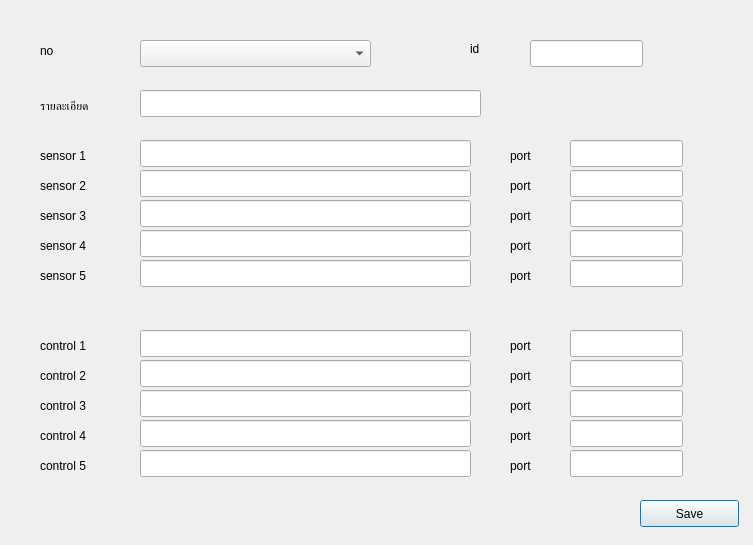
<?xml version="1.0" encoding="UTF-8"?>
<ui version="4.0">
 <class>frmnodeMCU</class>
 <widget class="QDialog" name="frmnodeMCU">
  <property name="geometry">
   <rect>
    <x>0</x>
    <y>0</y>
    <width>753</width>
    <height>545</height>
   </rect>
  </property>
  <property name="windowTitle">
   <string>Dialog</string>
  </property>
  <widget class="QPushButton" name="btnSave">
   <property name="geometry">
    <rect>
     <x>640</x>
     <y>500</y>
     <width>99</width>
     <height>27</height>
    </rect>
   </property>
   <property name="text">
    <string>Save</string>
   </property>
  </widget>
  <widget class="QLabel" name="label">
   <property name="geometry">
    <rect>
     <x>40</x>
     <y>90</y>
     <width>91</width>
     <height>31</height>
    </rect>
   </property>
   <property name="text">
    <string>รายละเอียด</string>
   </property>
  </widget>
  <widget class="QLineEdit" name="txtDesc">
   <property name="geometry">
    <rect>
     <x>140</x>
     <y>90</y>
     <width>341</width>
     <height>27</height>
    </rect>
   </property>
  </widget>
  <widget class="QComboBox" name="cbonodeMCU">
   <property name="geometry">
    <rect>
     <x>140</x>
     <y>40</y>
     <width>231</width>
     <height>27</height>
    </rect>
   </property>
  </widget>
  <widget class="QLabel" name="label_2">
   <property name="geometry">
    <rect>
     <x>40</x>
     <y>40</y>
     <width>67</width>
     <height>21</height>
    </rect>
   </property>
   <property name="text">
    <string>no</string>
   </property>
  </widget>
  <widget class="QLabel" name="label_3">
   <property name="geometry">
    <rect>
     <x>470</x>
     <y>40</y>
     <width>41</width>
     <height>17</height>
    </rect>
   </property>
   <property name="text">
    <string>id</string>
   </property>
  </widget>
  <widget class="QLineEdit" name="txtId">
   <property name="geometry">
    <rect>
     <x>530</x>
     <y>40</y>
     <width>113</width>
     <height>27</height>
    </rect>
   </property>
  </widget>
  <widget class="QLineEdit" name="txtSensor1">
   <property name="geometry">
    <rect>
     <x>140</x>
     <y>140</y>
     <width>331</width>
     <height>27</height>
    </rect>
   </property>
  </widget>
  <widget class="QLabel" name="label_4">
   <property name="geometry">
    <rect>
     <x>40</x>
     <y>140</y>
     <width>91</width>
     <height>31</height>
    </rect>
   </property>
   <property name="text">
    <string>sensor 1</string>
   </property>
  </widget>
  <widget class="QLabel" name="label_5">
   <property name="geometry">
    <rect>
     <x>510</x>
     <y>140</y>
     <width>41</width>
     <height>31</height>
    </rect>
   </property>
   <property name="text">
    <string>port</string>
   </property>
  </widget>
  <widget class="QLineEdit" name="txtSensorPort1">
   <property name="geometry">
    <rect>
     <x>570</x>
     <y>140</y>
     <width>113</width>
     <height>27</height>
    </rect>
   </property>
  </widget>
  <widget class="QLabel" name="label_6">
   <property name="geometry">
    <rect>
     <x>40</x>
     <y>170</y>
     <width>91</width>
     <height>31</height>
    </rect>
   </property>
   <property name="text">
    <string>sensor 2</string>
   </property>
  </widget>
  <widget class="QLabel" name="label_7">
   <property name="geometry">
    <rect>
     <x>510</x>
     <y>170</y>
     <width>41</width>
     <height>31</height>
    </rect>
   </property>
   <property name="text">
    <string>port</string>
   </property>
  </widget>
  <widget class="QLineEdit" name="txtSensorPort2">
   <property name="geometry">
    <rect>
     <x>570</x>
     <y>170</y>
     <width>113</width>
     <height>27</height>
    </rect>
   </property>
  </widget>
  <widget class="QLineEdit" name="txtSensor2">
   <property name="geometry">
    <rect>
     <x>140</x>
     <y>170</y>
     <width>331</width>
     <height>27</height>
    </rect>
   </property>
  </widget>
  <widget class="QLabel" name="label_8">
   <property name="geometry">
    <rect>
     <x>40</x>
     <y>200</y>
     <width>91</width>
     <height>31</height>
    </rect>
   </property>
   <property name="text">
    <string>sensor 3</string>
   </property>
  </widget>
  <widget class="QLabel" name="label_9">
   <property name="geometry">
    <rect>
     <x>510</x>
     <y>200</y>
     <width>41</width>
     <height>31</height>
    </rect>
   </property>
   <property name="text">
    <string>port</string>
   </property>
  </widget>
  <widget class="QLineEdit" name="txtSensorPort3">
   <property name="geometry">
    <rect>
     <x>570</x>
     <y>200</y>
     <width>113</width>
     <height>27</height>
    </rect>
   </property>
  </widget>
  <widget class="QLineEdit" name="txtSensor3">
   <property name="geometry">
    <rect>
     <x>140</x>
     <y>200</y>
     <width>331</width>
     <height>27</height>
    </rect>
   </property>
  </widget>
  <widget class="QLabel" name="label_10">
   <property name="geometry">
    <rect>
     <x>40</x>
     <y>230</y>
     <width>91</width>
     <height>31</height>
    </rect>
   </property>
   <property name="text">
    <string>sensor 4</string>
   </property>
  </widget>
  <widget class="QLabel" name="label_11">
   <property name="geometry">
    <rect>
     <x>510</x>
     <y>230</y>
     <width>41</width>
     <height>31</height>
    </rect>
   </property>
   <property name="text">
    <string>port</string>
   </property>
  </widget>
  <widget class="QLineEdit" name="txtSensorPort4">
   <property name="geometry">
    <rect>
     <x>570</x>
     <y>230</y>
     <width>113</width>
     <height>27</height>
    </rect>
   </property>
  </widget>
  <widget class="QLineEdit" name="txtSensor4">
   <property name="geometry">
    <rect>
     <x>140</x>
     <y>230</y>
     <width>331</width>
     <height>27</height>
    </rect>
   </property>
  </widget>
  <widget class="QLabel" name="label_12">
   <property name="geometry">
    <rect>
     <x>40</x>
     <y>260</y>
     <width>91</width>
     <height>31</height>
    </rect>
   </property>
   <property name="text">
    <string>sensor 5</string>
   </property>
  </widget>
  <widget class="QLabel" name="label_13">
   <property name="geometry">
    <rect>
     <x>510</x>
     <y>260</y>
     <width>41</width>
     <height>31</height>
    </rect>
   </property>
   <property name="text">
    <string>port</string>
   </property>
  </widget>
  <widget class="QLineEdit" name="txtSensorPort5">
   <property name="geometry">
    <rect>
     <x>570</x>
     <y>260</y>
     <width>113</width>
     <height>27</height>
    </rect>
   </property>
  </widget>
  <widget class="QLineEdit" name="txtSensor5">
   <property name="geometry">
    <rect>
     <x>140</x>
     <y>260</y>
     <width>331</width>
     <height>27</height>
    </rect>
   </property>
  </widget>
  <widget class="QLabel" name="label_14">
   <property name="geometry">
    <rect>
     <x>40</x>
     <y>330</y>
     <width>91</width>
     <height>31</height>
    </rect>
   </property>
   <property name="text">
    <string>control 1</string>
   </property>
  </widget>
  <widget class="QLabel" name="label_15">
   <property name="geometry">
    <rect>
     <x>510</x>
     <y>330</y>
     <width>41</width>
     <height>31</height>
    </rect>
   </property>
   <property name="text">
    <string>port</string>
   </property>
  </widget>
  <widget class="QLineEdit" name="txtControlPort1">
   <property name="geometry">
    <rect>
     <x>570</x>
     <y>330</y>
     <width>113</width>
     <height>27</height>
    </rect>
   </property>
  </widget>
  <widget class="QLineEdit" name="txtControl1">
   <property name="geometry">
    <rect>
     <x>140</x>
     <y>330</y>
     <width>331</width>
     <height>27</height>
    </rect>
   </property>
  </widget>
  <widget class="QLabel" name="label_16">
   <property name="geometry">
    <rect>
     <x>40</x>
     <y>360</y>
     <width>91</width>
     <height>31</height>
    </rect>
   </property>
   <property name="text">
    <string>control 2</string>
   </property>
  </widget>
  <widget class="QLabel" name="label_17">
   <property name="geometry">
    <rect>
     <x>510</x>
     <y>360</y>
     <width>41</width>
     <height>31</height>
    </rect>
   </property>
   <property name="text">
    <string>port</string>
   </property>
  </widget>
  <widget class="QLineEdit" name="txtControlPort2">
   <property name="geometry">
    <rect>
     <x>570</x>
     <y>360</y>
     <width>113</width>
     <height>27</height>
    </rect>
   </property>
  </widget>
  <widget class="QLineEdit" name="txtControl2">
   <property name="geometry">
    <rect>
     <x>140</x>
     <y>360</y>
     <width>331</width>
     <height>27</height>
    </rect>
   </property>
  </widget>
  <widget class="QLabel" name="label_18">
   <property name="geometry">
    <rect>
     <x>40</x>
     <y>390</y>
     <width>91</width>
     <height>31</height>
    </rect>
   </property>
   <property name="text">
    <string>control 3</string>
   </property>
  </widget>
  <widget class="QLabel" name="label_19">
   <property name="geometry">
    <rect>
     <x>510</x>
     <y>390</y>
     <width>41</width>
     <height>31</height>
    </rect>
   </property>
   <property name="text">
    <string>port</string>
   </property>
  </widget>
  <widget class="QLineEdit" name="txtControlPort3">
   <property name="geometry">
    <rect>
     <x>570</x>
     <y>390</y>
     <width>113</width>
     <height>27</height>
    </rect>
   </property>
  </widget>
  <widget class="QLineEdit" name="txtControl3">
   <property name="geometry">
    <rect>
     <x>140</x>
     <y>390</y>
     <width>331</width>
     <height>27</height>
    </rect>
   </property>
  </widget>
  <widget class="QLabel" name="label_20">
   <property name="geometry">
    <rect>
     <x>40</x>
     <y>420</y>
     <width>91</width>
     <height>31</height>
    </rect>
   </property>
   <property name="text">
    <string>control 4</string>
   </property>
  </widget>
  <widget class="QLabel" name="label_21">
   <property name="geometry">
    <rect>
     <x>510</x>
     <y>420</y>
     <width>41</width>
     <height>31</height>
    </rect>
   </property>
   <property name="text">
    <string>port</string>
   </property>
  </widget>
  <widget class="QLineEdit" name="txtControlPort4">
   <property name="geometry">
    <rect>
     <x>570</x>
     <y>420</y>
     <width>113</width>
     <height>27</height>
    </rect>
   </property>
  </widget>
  <widget class="QLineEdit" name="txtControl4">
   <property name="geometry">
    <rect>
     <x>140</x>
     <y>420</y>
     <width>331</width>
     <height>27</height>
    </rect>
   </property>
  </widget>
  <widget class="QLabel" name="label_22">
   <property name="geometry">
    <rect>
     <x>40</x>
     <y>450</y>
     <width>91</width>
     <height>31</height>
    </rect>
   </property>
   <property name="text">
    <string>control 5</string>
   </property>
  </widget>
  <widget class="QLabel" name="label_23">
   <property name="geometry">
    <rect>
     <x>510</x>
     <y>450</y>
     <width>41</width>
     <height>31</height>
    </rect>
   </property>
   <property name="text">
    <string>port</string>
   </property>
  </widget>
  <widget class="QLineEdit" name="txtControlPort5">
   <property name="geometry">
    <rect>
     <x>570</x>
     <y>450</y>
     <width>113</width>
     <height>27</height>
    </rect>
   </property>
  </widget>
  <widget class="QLineEdit" name="txtControl5">
   <property name="geometry">
    <rect>
     <x>140</x>
     <y>450</y>
     <width>331</width>
     <height>27</height>
    </rect>
   </property>
  </widget>
 </widget>
 <resources/>
 <connections/>
</ui>
